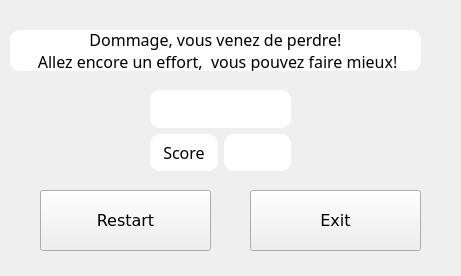
<?xml version="1.0" encoding="UTF-8"?>
<ui version="4.0">
 <class>end</class>
 <widget class="QWidget" name="end">
  <property name="geometry">
   <rect>
    <x>0</x>
    <y>0</y>
    <width>461</width>
    <height>276</height>
   </rect>
  </property>
  <property name="font">
   <font>
    <family>Candara</family>
    <pointsize>12</pointsize>
   </font>
  </property>
  <property name="windowTitle">
   <string>Form</string>
  </property>
  <widget class="QPushButton" name="btRestart">
   <property name="geometry">
    <rect>
     <x>40</x>
     <y>190</y>
     <width>171</width>
     <height>61</height>
    </rect>
   </property>
   <property name="font">
    <font>
     <family>Verdana</family>
    </font>
   </property>
   <property name="text">
    <string>Restart</string>
   </property>
  </widget>
  <widget class="QPushButton" name="btQuit">
   <property name="geometry">
    <rect>
     <x>250</x>
     <y>190</y>
     <width>171</width>
     <height>61</height>
    </rect>
   </property>
   <property name="font">
    <font>
     <family>Verdana</family>
    </font>
   </property>
   <property name="text">
    <string>Exit</string>
   </property>
  </widget>
  <widget class="QWidget" name="gridLayoutWidget">
   <property name="geometry">
    <rect>
     <x>150</x>
     <y>90</y>
     <width>141</width>
     <height>81</height>
    </rect>
   </property>
   <layout class="QGridLayout" name="gridLayout">
    <item row="1" column="1">
     <widget class="QLabel" name="lbScore">
      <property name="styleSheet">
       <string notr="true">background-color: rgb(255, 255, 255);
font: 12pt &quot;Verdana&quot;;
border-radius: 10px;</string>
      </property>
      <property name="text">
       <string>Score</string>
      </property>
      <property name="alignment">
       <set>Qt::AlignCenter</set>
      </property>
     </widget>
    </item>
    <item row="1" column="2">
     <widget class="QLabel" name="lbRNbScore">
      <property name="styleSheet">
       <string notr="true">background-color: rgb(255, 255, 255);
font: 12pt &quot;Verdana&quot;;
border-radius: 10px;</string>
      </property>
      <property name="text">
       <string/>
      </property>
      <property name="alignment">
       <set>Qt::AlignCenter</set>
      </property>
     </widget>
    </item>
    <item row="0" column="1" colspan="2">
     <widget class="QLabel" name="lbRNomJoueur">
      <property name="styleSheet">
       <string notr="true">background-color: rgb(255, 255, 255);
font:12pt &quot;Verdana&quot;;
border-radius: 10px;</string>
      </property>
      <property name="text">
       <string/>
      </property>
      <property name="alignment">
       <set>Qt::AlignCenter</set>
      </property>
     </widget>
    </item>
   </layout>
  </widget>
  <widget class="QLabel" name="label">
   <property name="geometry">
    <rect>
     <x>10</x>
     <y>30</y>
     <width>411</width>
     <height>41</height>
    </rect>
   </property>
   <property name="styleSheet">
    <string notr="true">background-color: rgb(255, 255, 255);
font:12pt &quot;Verdana&quot;;
border-radius: 10px;</string>
   </property>
   <property name="text">
    <string>Dommage, vous venez de perdre!
 Allez encore un effort,  vous pouvez faire mieux!</string>
   </property>
   <property name="alignment">
    <set>Qt::AlignCenter</set>
   </property>
  </widget>
 </widget>
 <resources/>
 <connections/>
</ui>
